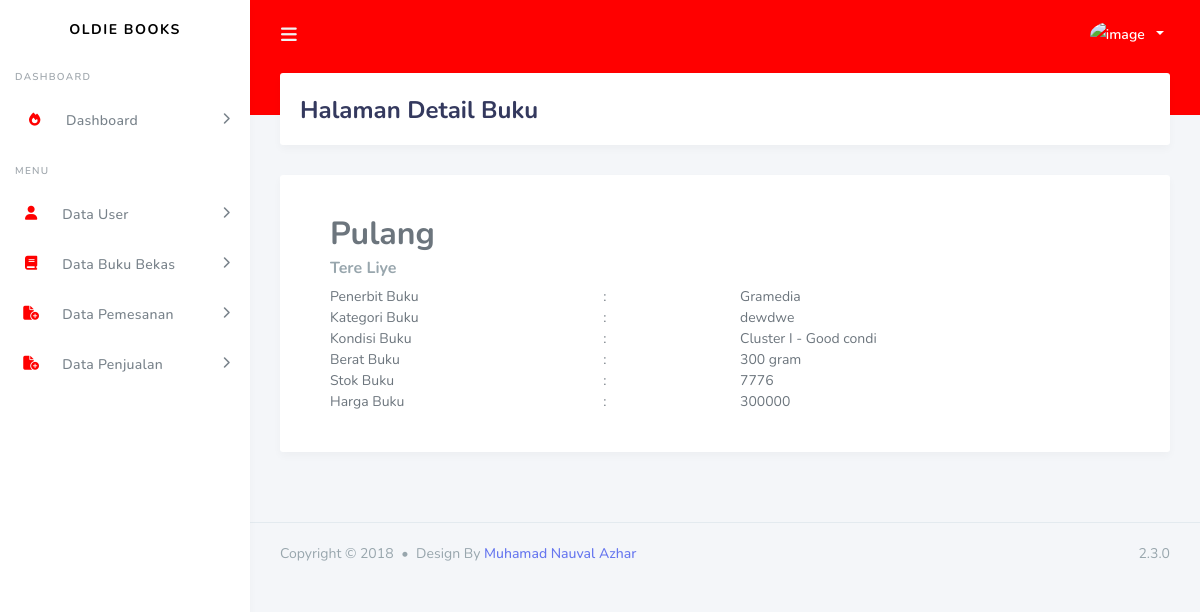
/Buku/detail/1, run on the app's committed database.
### tables this page shows
CREATE TABLE `buku` (
  `id` int(11) NOT NULL,
  `judul` varchar(100) NOT NULL,
  `pengarang` varchar(100) NOT NULL,
  `kategori` int(11) NOT NULL,
  `kondisi` varchar(100) NOT NULL,
  `penerbit` varchar(100) NOT NULL,
  `stok` int(100) NOT NULL,
  `berat` varchar(100) NOT NULL,
  `harga` int(100) NOT NULL,
  `gambar` varchar(100) NOT NULL
);

CREATE TABLE `kategori` (
  `id` int(11) NOT NULL,
  `kategori` varchar(100) NOT NULL,
  `deskripsi` varchar(225) NOT NULL
);

### application/controllers/Buku.php (called while the page is built, shortened)
<?php
class Buku extends CI_Controller
{
    public function __construct()
    {
        $this->load->model('Buku_model');
        $this->load->model('Kategori_model');
    }
    function detail($id)
    {
        $data['judul'] = "Halaman Detail Buku";
        $data['user'] = $this->db->get_where('user', ['email' => $this->session->userdata['email']])->row_array();
        $data['buku']= $this->Buku_model->getById($id);
        $this->load->view('layout/header', $data);
        $this->load->view('buku/vw_detail_buku', $data);
        $this->load->view('layout/footer');
    }
}

### index.php (called while the page is built, shortened)
<?php
require_once BASEPATH.'core/CodeIgniter.php';

### application/models/Buku_model.php (called while the page is built, shortened)
<?php
class Buku_model extends CI_Model
{
    public function getById($id)
    {
        $this->db->Select('b.*,k.kategori as kategori');
        $this->db->from('buku b');
        $this->db->join('kategori k', 'b.kategori=k.id');
        $this->db->where('b.id', $id);
        $query = $this->db->get();
        return $query->row_array();
    }
}

### application/views/buku/vw_detail_buku.php (the view, shortened to what this page needs)
</div>
<div class="main-content">
    <section class="section">
        <div class="section-header">
            <h1><?php echo $judul; ?></h1>
        </div>
        <div class="row justify-content">
        <div class="col-md-12 ">
            <div class="card">
                <div class="card-body">
                    <div class="card-body">
                        <h2 class="card-title"><?= $buku['judul']; ?></h2>
                        <h6 class="card-subtitle mb-2 text-muted"><?= $buku['pengarang']; ?></h6>
                        <div class="row">
                            <div class="col-md-4">Penerbit Buku</div>
                            <div class="col-md-2">:</div>
                            <div class="col-md-6"><?= $buku['penerbit']; ?></div>
                        </div>
                        <div class="row">
                            <div class="col-md-4">Kategori Buku</div>
                            <div class="col-md-2">:</div>
                            <div class="col-md-6"><?= $buku['kategori']; ?></div>
                        </div>
                        <div class="row">
                            <div class="col-md-4">Kondisi Buku</div>
                            <div class="col-md-2">:</div>
                            <div class="col-md-6"><?= $buku['kondisi']; ?></div>
                        </div>
                        <div class="row">
                            <div class="col-md-4">Berat Buku</div>
                            <div class="col-md-2">:</div>
                            <div class="col-md-6"><?= $buku['berat']; ?></div>
                        </div>
                        <div class="row">
                            <div class="col-md-4">Stok Buku</div>
                            <div class="col-md-2">:</div>
                            <div class="col-md-6"><?= $buku['stok']; ?></div>
                        </div>
                        <div class="row">
                            <div class="col-md-4">Harga Buku</div>
                            <div class="col-md-2">:</div>
                            <div class="col-md-6"><?= $buku['harga']; ?></div>
                        </div>
                        </div>
            </div>
        </div>
    </section>
</div>
                    </div>

### data on the page
buku: judul "Pulang", pengarang "Tere Liye", penerbit "Gramedia", kategori.kategori "dewdwe", kondisi "Cluster I - Good condi", berat "300 gram", stok "7776", harga "300000"

### other printed values
$judul "Halaman Detail Buku"
